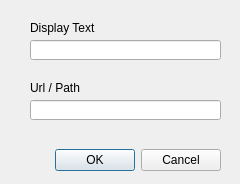
<?xml version="1.0" encoding="UTF-8"?>
<ui version="4.0">
 <class>Dialog</class>
 <widget class="QDialog" name="Dialog">
  <property name="geometry">
   <rect>
    <x>0</x>
    <y>0</y>
    <width>240</width>
    <height>184</height>
   </rect>
  </property>
  <property name="windowTitle">
   <string>Add Hyperlink</string>
  </property>
  <widget class="QDialogButtonBox" name="buttonBox">
   <property name="geometry">
    <rect>
     <x>0</x>
     <y>140</y>
     <width>221</width>
     <height>41</height>
    </rect>
   </property>
   <property name="orientation">
    <enum>Qt::Horizontal</enum>
   </property>
   <property name="standardButtons">
    <set>QDialogButtonBox::Cancel|QDialogButtonBox::Ok</set>
   </property>
  </widget>
  <widget class="QLabel" name="label">
   <property name="geometry">
    <rect>
     <x>30</x>
     <y>20</y>
     <width>91</width>
     <height>16</height>
    </rect>
   </property>
   <property name="text">
    <string>Display Text</string>
   </property>
  </widget>
  <widget class="QLabel" name="label_2">
   <property name="geometry">
    <rect>
     <x>30</x>
     <y>80</y>
     <width>91</width>
     <height>16</height>
    </rect>
   </property>
   <property name="text">
    <string>Url / Path</string>
   </property>
  </widget>
  <widget class="QLineEdit" name="textInput_displayText">
   <property name="geometry">
    <rect>
     <x>30</x>
     <y>40</y>
     <width>191</width>
     <height>20</height>
    </rect>
   </property>
  </widget>
  <widget class="QLineEdit" name="textInput_url">
   <property name="geometry">
    <rect>
     <x>30</x>
     <y>100</y>
     <width>191</width>
     <height>20</height>
    </rect>
   </property>
  </widget>
 </widget>
 <resources/>
 <connections>
  <connection>
   <sender>buttonBox</sender>
   <signal>accepted()</signal>
   <receiver>Dialog</receiver>
   <slot>accept()</slot>
   <hints>
    <hint type="sourcelabel">
     <x>248</x>
     <y>254</y>
    </hint>
    <hint type="destinationlabel">
     <x>157</x>
     <y>274</y>
    </hint>
   </hints>
  </connection>
  <connection>
   <sender>buttonBox</sender>
   <signal>rejected()</signal>
   <receiver>Dialog</receiver>
   <slot>reject()</slot>
   <hints>
    <hint type="sourcelabel">
     <x>316</x>
     <y>260</y>
    </hint>
    <hint type="destinationlabel">
     <x>286</x>
     <y>274</y>
    </hint>
   </hints>
  </connection>
 </connections>
</ui>
